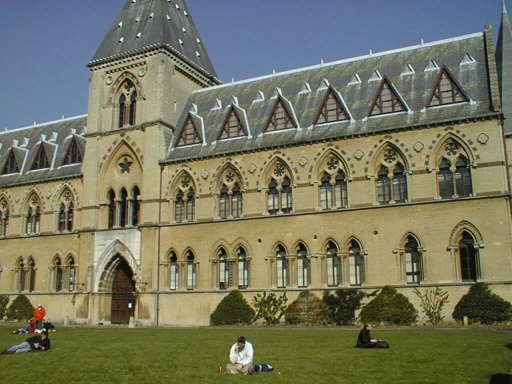
#> input picture Problem_Set_3/data/library1.jpg, 512 x 384 px
$ jupyter execute test.ipynb
#> lines starting #> are read from the running program, lines starting #| are printed output that depends on the picture; long printed decimals are rounded
[cell 1]
from PIL import Image
import numpy as np
import matplotlib.pyplot as plt
import scipy
def visualize_matches(I1, I2, matches):
    # display two images side-by-side with matches
    # this code is to help you visualize the matches, you don't need
    # to use it to produce the results for the assignment

    I3 = np.zeros((I1.size[1],I1.size[0]*2,3) )
    I3[:,:I1.size[0],:] = I1
    I3[:,I1.size[0]:,:] = I2
    fig, ax = plt.subplots()
    ax.set_aspect('equal')
    ax.imshow(np.array(I3).astype(np.uint8))
    ax.plot(matches[:,0],matches[:,1],  '+r')
    ax.plot( matches[:,2] + I1.size[0], matches[:,3], '+r')
    ax.plot([matches[:,0], matches[:,2]+I1.size[0]],[matches[:,1], matches[:,3]], 'r')
    plt.show()

[cell 2]
def visualize_fundamental(matches, F, I1, I2):
    # Visualize the fundamental matrix in image 2
    N = len(matches)
    M = np.c_[matches[:,0:2], np.ones((N,1))].transpose()
    L1 = np.matmul(F, M).transpose() # transform points from
    # the first image to get epipolar lines in the second image

    # find points on epipolar lines L closest to matches(:,3:4)
    l = np.sqrt(L1[:,0]**2 + L1[:,1]**2)
    L = np.divide(L1, np.kron(np.ones((3,1)), l).transpose())   # rescale the line
    pt_line_dist = np.multiply(L, np.c_[matches[:, 2:4], np.ones((N, 1))]).sum(axis = 1)
    closest_pt = matches[:, 2:4] - np.multiply(L[:, 0:2],np.kron(np.ones((2, 1)), pt_line_dist).transpose())

    # find endpoints of segment on epipolar line (for display purposes)
    pt1 = closest_pt - np.c_[L[:,1], -L[:,0]] * 10    # offset from the closest point is 10 pixels
    pt2 = closest_pt + np.c_[L[:,1], -L[:,0]] * 10

    # display points and segments of corresponding epipolar lines
    fig, ax = plt.subplots()
    ax.set_aspect('equal')
    ax.imshow(np.array(I2).astype(np.uint8))
    ax.plot(matches[:, 2],matches[:, 3],  '+r')
    ax.plot([matches[:, 2], closest_pt[:, 0]],[matches[:, 3], closest_pt[:, 1]], 'r')
    ax.plot([pt1[:, 0], pt2[:, 0]],[pt1[:, 1], pt2[:, 1]], 'g')
    plt.show()

def evaluate_fundamental(matches, F):
    N = len(matches)
    points1, points2 = matches[:, :2], matches[:, 2:]
    points1_homogeneous = np.concatenate([points1, np.ones((N, 1))], axis=1)
    points2_homogeneous = np.concatenate([points2, np.ones((N, 1))], axis=1)
    product = np.dot(np.dot(points1_homogeneous, F), points2_homogeneous.T)
    diag = np.diag(product)
    residual = np.mean(diag ** 2)
    return residual

[cell 3]
library_image1 = Image.open('data/library1.jpg')
#> library_image1 is the input picture: PIL image 512x384 RGB; mean R, G, B 116.2, 117.4, 94.6
library_image2 = Image.open('data/library2.jpg')
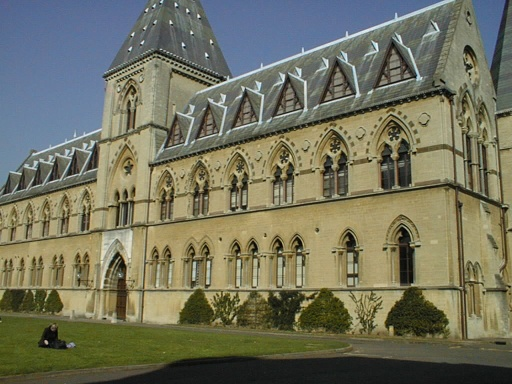
#> input picture Problem_Set_3/data/library2.jpg, 512 x 384 px
#> library_image2 is the input picture: PIL image 512x384 RGB; mean R, G, B 114.3, 114.3, 93.7
library_matches = np.loadtxt('data/library_matches.txt')

lab_image1 = Image.open('data/lab1.jpg')
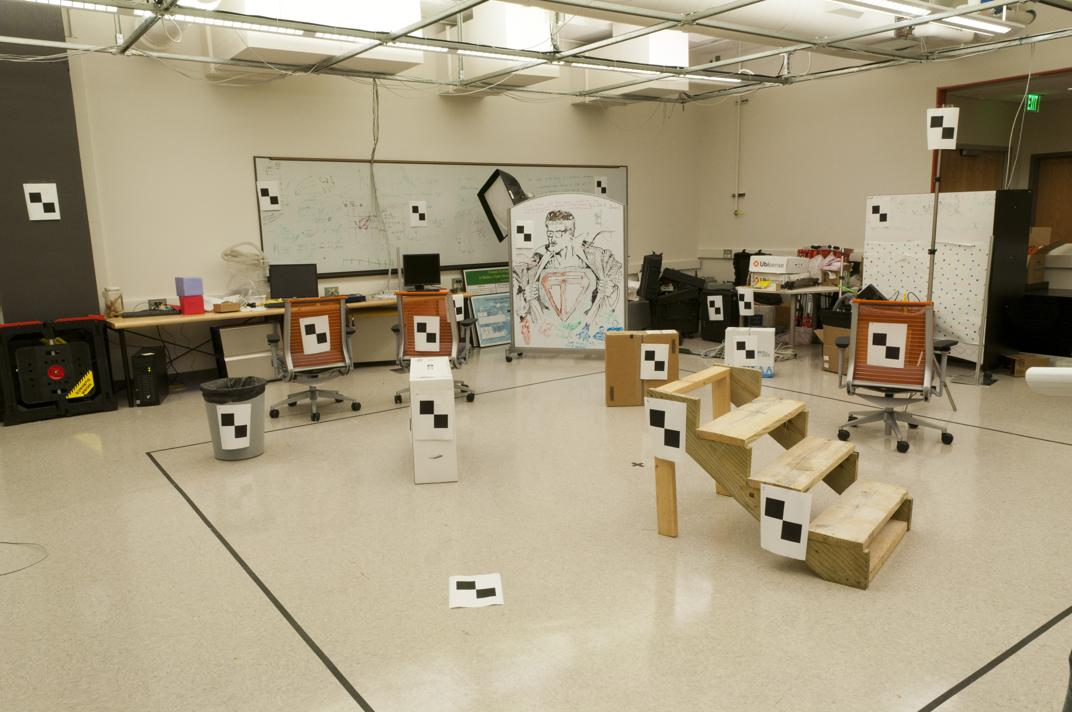
#> input picture Problem_Set_3/data/lab1.jpg, 1072 x 712 px
#> lab_image1 is the input picture: PIL image 1072x712 RGB; mean R, G, B 164.7, 153, 126.2
lab_image2 = Image.open('data/lab2.jpg')
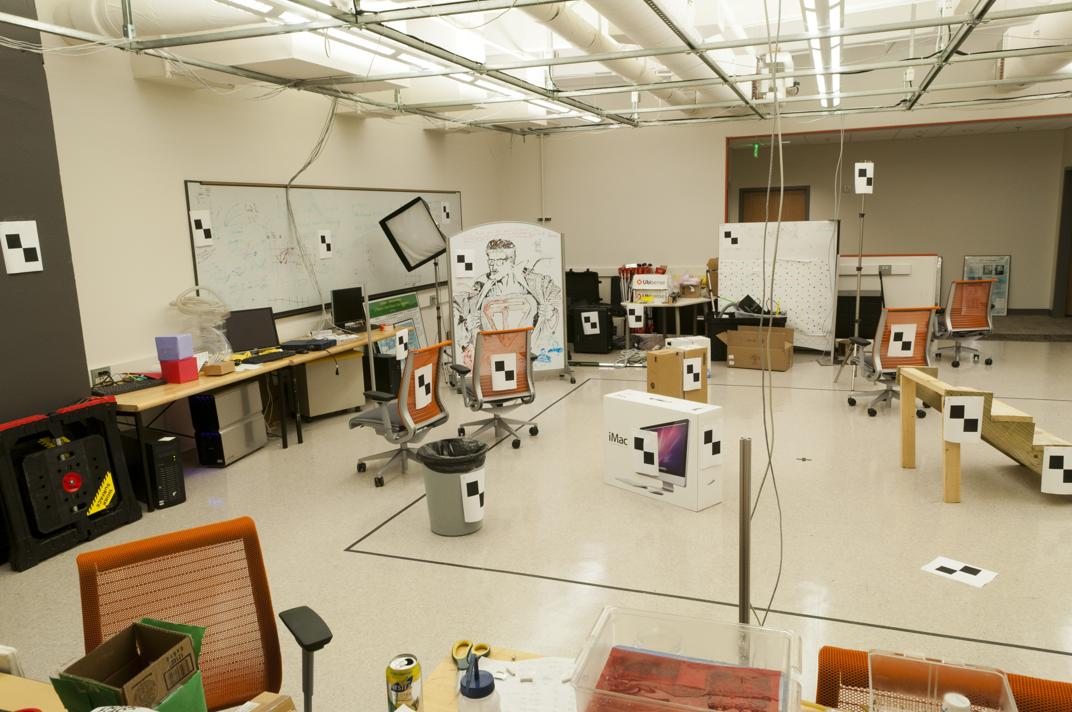
#> input picture Problem_Set_3/data/lab2.jpg, 1072 x 712 px
#> lab_image2 is the input picture: PIL image 1072x712 RGB; mean R, G, B 166.6, 152.9, 126
lab_matches = np.loadtxt('data/lab_matches.txt')

[cell 4]
visualize_matches(library_image1, library_image2, library_matches)
visualize_matches(lab_image1, lab_image2, lab_matches)
#> in visualize_matches (call 2), `I3[:,:I1.size[0],:] = I1`:
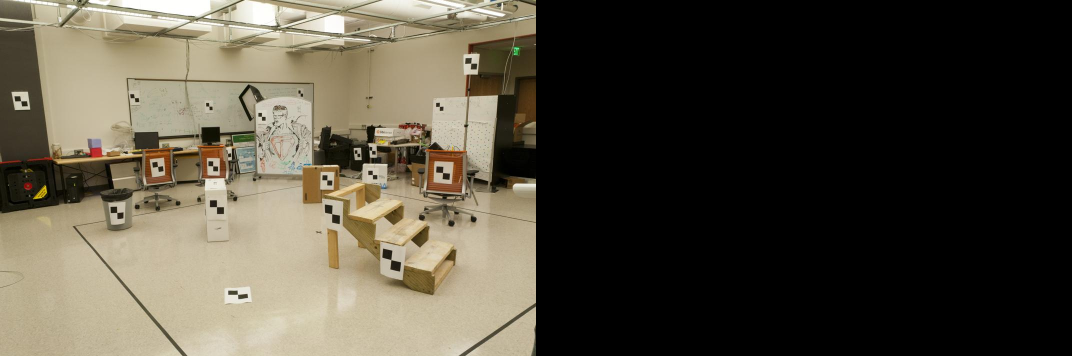
#> I3: shape (712, 2144, 3) float64 (shown at 1/2 size); mean R, G, B 82.4, 76.5, 63.1
#> in visualize_matches (call 2), `I3[:,I1.size[0]:,:] = I2`:
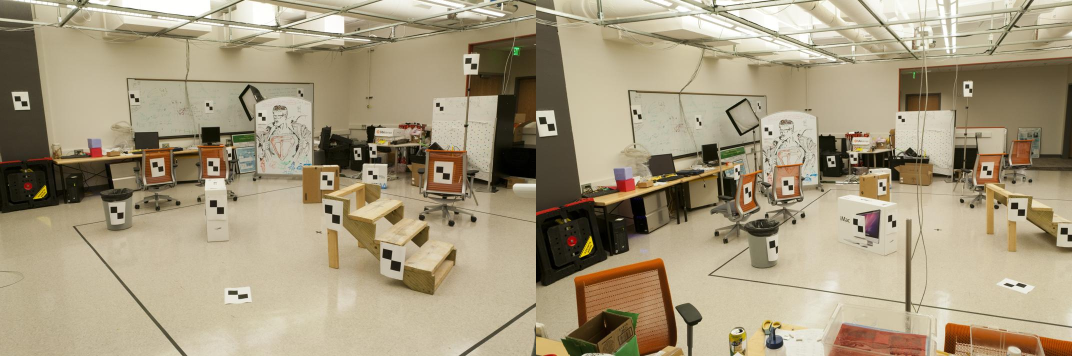
#> I3: shape (712, 2144, 3) float64 (shown at 1/2 size); mean R, G, B 165.7, 153, 126.1
#> in visualize_matches (call 2), `plt.show()`:
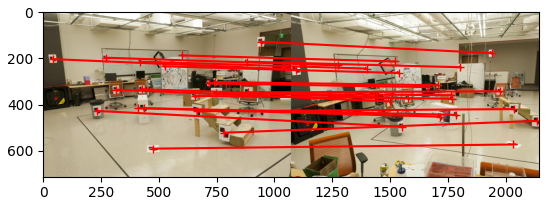
#> figure drawn by matplotlib, 1 panel

[cell 5]
def normalize_points(pts):
    # Normalize points
    # 1. calculate mean and std
    # 2. build a transformation matrix
    # :return normalized_pts: normalized points
    # :return T: transformation matrix from original to normalized points
    mean = np.mean(pts, axis = 0)
    centered_pts = pts - mean
    mean_squared_distance = np.mean(np.sum(centered_pts**2, axis=1))
    scale_factor = np.sqrt(2 / mean_squared_distance)
    normalized_pts = centered_pts * scale_factor
    T = np.array([[scale_factor, 0, -mean[0] * scale_factor],
                  [0, scale_factor, -mean[1] * scale_factor],
                  [0, 0, 1]])
    return normalized_pts, T

[cell 6]
NORMALIZE = True
def fit_fundamental(matches):
    # Calculate fundamental matrix from ground truth matches
    # 1. (normalize points if necessary)
    # 2. (x1, y1, 1) * F * (x2, y2, 1)^T = 0 -> AX = 0
    # X = (f_11, f_12, ..., f_33)
    # build A(N x 9) from matches(N x 4) according to Eight-Point Algorithm
    # 3. use SVD (np.linalg.svd) to decomposite the matrix
    # 4. take the smallest eigen vector(9, ) as F(3 x 3)
    # 5. use SVD to decomposite F, set the smallest eigenvalue as 0, and recalculate F
    # 6. Report your fundamental matrix results
    if NORMALIZE:
        pts1, T1 = normalize_points(matches[:, :2])
        pts2, T2 = normalize_points(matches[:, 2:])
        A = []
        for i in range(pts1.shape[0]):
            x0,y0 = pts1[i]
            x1,y1 = pts2[i]
            A.append([x1 * x0, x1 * y0, x1, y1 * x0, y1 * y0, y1, x0, y0, 1])
        A = np.array(A)
        _, _, V = np.linalg.svd(A)
        F = V[-1, :].reshape((3, 3))
        U, S, V = np.linalg.svd(F)
        S[-1] = 0
        F = T2.T @ U @ np.diag(S) @ V @ T1
        return F
    else:
        A = []
        for match in matches:
            x0,y0,x1,y1=match
            A.append([x1 * x0, x1 * y0, x1, y1 * x0, y1 * y0, y1, x0, y0, 1])
        A = np.array(A)
        _, _, V = np.linalg.svd(A)
        F = V[-1, :].reshape((3, 3))
        U, S, V = np.linalg.svd(F)
        S[-1] = 0
        F = U @ np.diag(S) @ V
        return F

[cell 7]
library_F = fit_fundamental(library_matches) # this is a function that you should write
visualize_fundamental(library_matches, library_F, library_image1, library_image2)
assert evaluate_fundamental(library_matches, library_F) < 0.5
lab_F = fit_fundamental(lab_matches) # this is a function that you should write
visualize_fundamental(lab_matches, lab_F, lab_image1, lab_image2)
#> in visualize_fundamental (call 2), `plt.show()`:
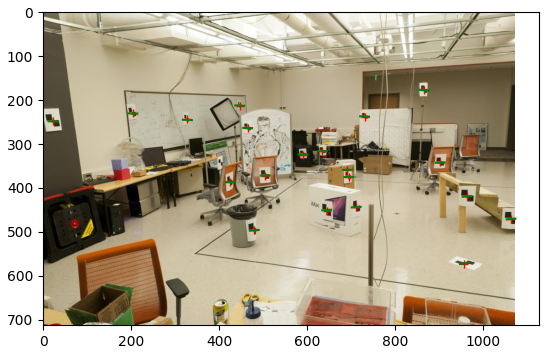
#> figure drawn by matplotlib, 1 panel
assert evaluate_fundamental(lab_matches, lab_F) < 0.5

[cell 8]
def evaluate_points(P, points_2d, points_3d):
    # Visualize the actual 2D points and the projected 2D points calculated from
    # the projection matrix
    # You do not need to modify anything in this function, although you can if you
    # want to
    # :param P: projection matrix 3 x 4
    # :param points_2d: 2D points N x 2
    # :param points_3d: 3D points N x 3
    # :return points_3d_proj: project 3D points to 2D by P
    # :return residual: residual of points_3d_proj and points_2d

    N = len(points_3d)
    points_3d = np.hstack((points_3d, np.ones((N, 1))))
    points_3d_proj = np.dot(P, points_3d.T).T
    u = points_3d_proj[:, 0] / points_3d_proj[:, 2]
    v = points_3d_proj[:, 1] / points_3d_proj[:, 2]
    residual = np.sum(np.hypot(u-points_2d[:, 0], v-points_2d[:, 1]))
    points_3d_proj = np.hstack((u[:, np.newaxis], v[:, np.newaxis]))
    return points_3d_proj, residual

[cell 9]
def calc_projection(points_2d, points_3d):
    # Calculate camera projection matrices
    # 1. Points_2d = P * Points_3d -> AX = 0
    # X = (p_11, p_12, ..., p_34) is flatten of P
    # build matrix A(2*N, 12) from points_2d
    # 2. SVD decomposite A
    # 3. take the eigen vector(12, ) of smallest eigen value
    # 4. return projection matrix(3, 4)
    # :param points_2d: 2D points N x 2
    # :param points_3d: 3D points N x 3
    # :return P: projection matrix
    A = []
    for i in range(points_2d.shape[0]):
        X, Y, Z = points_3d[i]
        u, v = points_2d[i]
        A.append([X, Y, Z, 1, 0, 0, 0, 0, -u * X, -u * Y, -u * Z, -u])
        A.append([0, 0, 0, 0, X, Y, Z, 1, -v * X, -v * Y, -v * Z, -v])
    _, _, V = np.linalg.svd(A)
    P = V[-1, :].reshape((3, 4))
    return P

lab_points_3d = np.loadtxt('data/lab_3d.txt')

projection_matrix = dict()
for key, points_2d in zip(["lab_a", "lab_b"], [lab_matches[:, :2], lab_matches[:, 2:]]):
    P = calc_projection(points_2d, lab_points_3d)
    points_3d_proj, residual = evaluate_points(P, points_2d, lab_points_3d)
    distance = np.mean(np.linalg.norm(points_2d - points_3d_proj))
    # Check: residual should be < 20 and distance should be < 4
    assert residual < 20.0 and distance < 4.0
    projection_matrix[key] = P

[cell 10]
def rq_decomposition(P):
    # Use RQ decomposition to calculte K, R, T
    # 1. perform QR decomposition on left-most 3x3 matrix of P(3 x 4) to get K, R
    # 2. normalize to set K[2, 2] = 1
    # 3. calculate T by P = K[R|T]
    # :param P: projection matrix
    # :return K, R, T: camera matrices

    K, R = scipy.linalg.rq(P[:, :3])
    factor = K[2, 2]
    K /= factor
    R *= factor
    T = np.linalg.inv(K) @ P[:, 3]

    return K, R, T

projection_library_a = np.loadtxt('data/library1_camera.txt')
projection_library_b = np.loadtxt('data/library2_camera.txt')
projection_matrix["library_a"] = projection_library_a
projection_matrix["library_b"] = projection_library_b

[cell 11]
for P in projection_matrix.values():
    # Paste your K, R, T results in your report
    K, R, T = rq_decomposition(P)

[cell 12]
def triangulate_points(P1, P2, point1, point2):
    # Use linear least squares to triangulation 3d points
    # 1. Solve: point1 = P1 * point_3d
    #           point2 = P2 * point_3d
    # 2. use SVD decomposition to solve linear equations
    # :param P1, P2 (3 x 4): projection matrix of two cameras
    # :param point1, point2: points in two images
    # :return point_3d: 3D points calculated by triangulation
    A = [
        [P1[2][0] * point1[0] - P1[0][0], P1[2][1] * point1[0] - P1[0][1], P1[2][2] * point1[0] - P1[0][2], P1[2][3] * point1[0] - P1[0][3]],
        [P1[2][0] * point1[1] - P1[1][0], P1[2][1] * point1[1] - P1[1][1], P1[2][2] * point1[1] - P1[1][2], P1[2][3] * point1[1] - P1[1][3]],
        [P2[2][0] * point2[0] - P2[0][0], P2[2][1] * point2[0] - P2[0][1], P2[2][2] * point2[0] - P2[0][2], P2[2][3] * point2[0] - P2[0][3]],
        [P2[2][0] * point2[1] - P2[1][0], P2[2][1] * point2[1] - P2[1][1], P2[2][2] * point2[1] - P2[1][2], P2[2][3] * point2[1] - P2[1][3]]
    ]
    _, _, V = np.linalg.svd(A)
    point_3d = V[-1]
    point_3d = point_3d / point_3d[-1]
    return point_3d[:3]

## Task 4: Triangulation
lab_points_3d_estimated = []
for point_2d_a, point_2d_b, point_3d_gt in zip(lab_matches[:, :2], lab_matches[:, 2:], lab_points_3d):
    point_3d_estimated = triangulate_points(projection_matrix['lab_a'], projection_matrix['lab_b'], point_2d_a, point_2d_b)

    # Residual between ground truth and estimated 3D points
    residual_3d = np.sum(np.linalg.norm(point_3d_gt - point_3d_estimated))
    assert residual_3d < 0.1
    lab_points_3d_estimated.append(point_3d_estimated)

# Residual between re-projected and observed 2D points
lab_points_3d_estimated = np.stack(lab_points_3d_estimated)
_, residual_a = evaluate_points(projection_matrix['lab_a'], lab_matches[:, :2], lab_points_3d_estimated)
_, residual_b = evaluate_points(projection_matrix['lab_b'], lab_matches[:, 2:], lab_points_3d_estimated)
assert residual_a < 20 and residual_b < 20

library_points_3d_estimated = []
for point_2d_a, point_2d_b in zip(library_matches[:, :2], library_matches[:, 2:]):
    point_3d_estimated = triangulate_points(projection_matrix['library_a'], projection_matrix['library_b'], point_2d_a, point_2d_b)
    library_points_3d_estimated.append(point_3d_estimated)

# Residual between re-projected and observed 2D points
library_points_3d_estimated = np.stack(library_points_3d_estimated)
_, residual_a = evaluate_points(projection_matrix['library_a'], library_matches[:, :2], library_points_3d_estimated)
_, residual_b = evaluate_points(projection_matrix['library_b'], library_matches[:, 2:], library_points_3d_estimated)
assert residual_a < 30 and residual_b < 30

[cell 13]
import cv2

[cell 14]
def ransac_fundamental(match1, match2, iterations=1000, threshold=0.01, num_picked=8):
    best_fundamental = None
    best_inliers = []
    best_errors = None
    from random import sample
    for _ in range(iterations):
        indices = sample(range(len(match1)), num_picked)
        random_match1 = np.array([match1[i, :] for i in indices])
        random_match2 = np.array([match2[i, :] for i in indices])
        random_match = np.concatenate([random_match1,random_match2],axis=1)
        fundamental_matrix = fit_fundamental(random_match)
        errors = 0
        inliers = []
        it = 0
        for p1, p2 in zip(match1, match2):
            temp_error = np.abs((np.concatenate([p2,[1]])).T@fundamental_matrix@(np.concatenate([p1,[1]])))
            if temp_error < threshold:
                inliers.append(it)
            errors += temp_error
            it+=1
        if len(inliers) > len(best_inliers):
            best_fundamental = fundamental_matrix
            best_errors = errors
            best_inliers = inliers
    return best_fundamental,best_inliers,best_errors

[cell 15]
def fit_fundamental_without_gt(image1, image2):
    # Calculate fundamental matrix without groundtruth matches
    # 1. convert the images to gray
    # 2. compute SIFT keypoints and descriptors
    # 3. match descriptors with Brute Force Matcher
    # 4. select good matches
    # 5. extract matched keypoints
    # 6. compute fundamental matrix with RANSAC
    # :param image1, image2: two-view images
    # :return fundamental_matrix
    # :return matches: selected matched keypoints
    gray1 = cv2.cvtColor(image1, cv2.COLOR_BGR2GRAY)
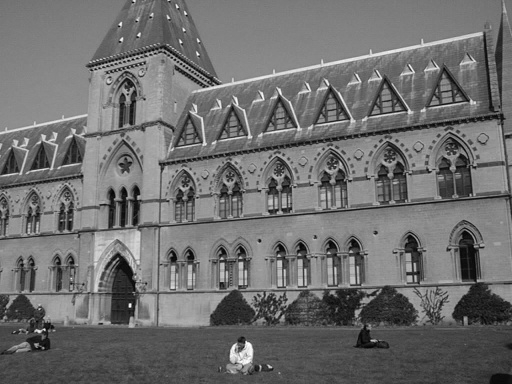
#> gray1: shape (384, 512); min 2, max 254, mean 110.5
    gray2 = cv2.cvtColor(image2, cv2.COLOR_BGR2GRAY)
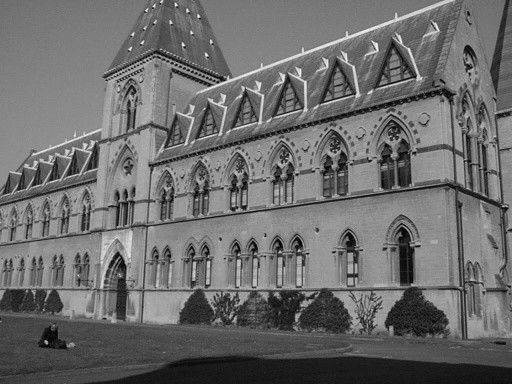
#> gray2: shape (384, 512); min 0, max 251, mean 108.2
    sift = cv2.SIFT_create()
    keypoints1, descriptors1 = sift.detectAndCompute(gray1, None)
#> keypoints1 = 2223 keypoints; strongest (x, y, size): (130, 305, 2.4), (180, 42, 1.9), (121, 39, 2.2), (139, 35, 2.1)
    keypoints2, descriptors2 = sift.detectAndCompute(gray2, None)
#> keypoints2 = 2117 keypoints; strongest (x, y, size): (46, 342, 2.5), (176, 5, 2), (183, 45, 2.1), (206, 55, 2)
    bf = cv2.BFMatcher()
    matches = bf.knnMatch(descriptors1, descriptors2, k=2)
#> matches = 2223 matches
    bf = cv2.BFMatcher()
    matches = bf.knnMatch(descriptors1, descriptors2, k=2)
    good_matches = []
    for m, n in matches:
        if m.distance < 0.6 * n.distance:
            good_matches.append(m)
#> after the loop, good_matches = 155 matches
    matched_keypoints1 = np.float32([keypoints1[m.queryIdx].pt for m in good_matches])
#> matched_keypoints1 = 155 pairs, first value 26.46 to 499.4, second value 45.87 to 327.2
    matched_keypoints2 = np.float32([keypoints2[m.trainIdx].pt for m in good_matches])
#> matched_keypoints2 = 155 pairs, first value 76.88 to 438.4, second value 18.08 to 336.8

    matches_ret=[]
    # matches_ret = np.concatenate([matched_keypoints1, matched_keypoints2], axis=1)
    fundamental_matrix,inliers,errors = ransac_fundamental(matched_keypoints1,matched_keypoints2)
#> the loop in ransac_fundamental, `for _ in range(iterations):` made 1000 passes
#> (indices, T1 in fit_fundamental, T2 in fit_fundamental) on passes 1 to 3: ([98, 107, 10, 66, 130, 124, 103, 77], [[0.0105, 0, -3.73], [0, 0.0105, -1.69], [0, 0, 1]], [[0.01, 0, -3.54], [0, 0.01, -1.38], [0, 0, 1]]), ([122, 91, 149, 55, 129, 35, 72, 24], [[0.0106, 0, -3.52], [0, 0.0106, -2.34], [0, 0, 1]], [[0.0117, 0, -3.6], [0, 0.0117, -2.51], [0, 0, 1]]), ([64, 136, 154, 37, 79, 25, 18, 84], [[0.00917, 0, -2.83], [0, 0.00917, -1.49], [0, 0, 1]], [[0.00979, 0, -2.82], [0, 0.00979, -1.53], [0, 0, 1]])
#> indices on pass 54: [97, 149, 75, 120, 16, 21, 132, 10]
    print(len(inliers),errors)
#| 143 0.7308
    matched_keypoints1 = matched_keypoints1.tolist()
    matched_keypoints2 = matched_keypoints2.tolist()
    for i in inliers:
        matches_ret.append(matched_keypoints1[i]+matched_keypoints2[i])
#> this loop made 143 passes
#> i on passes 32 to 43: 33, 34, 35, 36, 39, 41, 42, 43, 44, 45, 46, 47
    matches_ret = np.array(matches_ret)
    return fundamental_matrix, matches_ret


house_image1 = Image.open('data/library1.jpg')
house_image2 = Image.open('data/library2.jpg')

house_F, house_matches = fit_fundamental_without_gt(np.array(house_image1), np.array(house_image2))
visualize_fundamental(house_matches, house_F, house_image1, house_image2)
#> in visualize_fundamental (call 3), `plt.show()`:
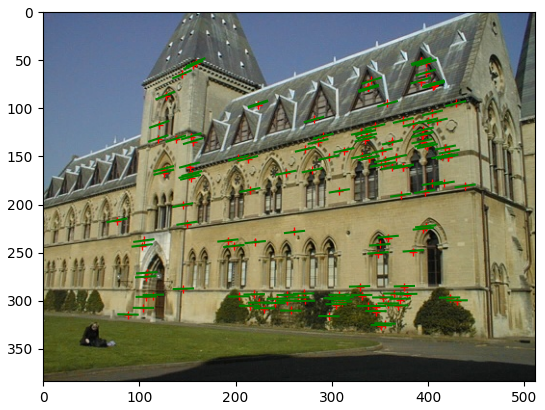
#> figure drawn by matplotlib, 1 panel
